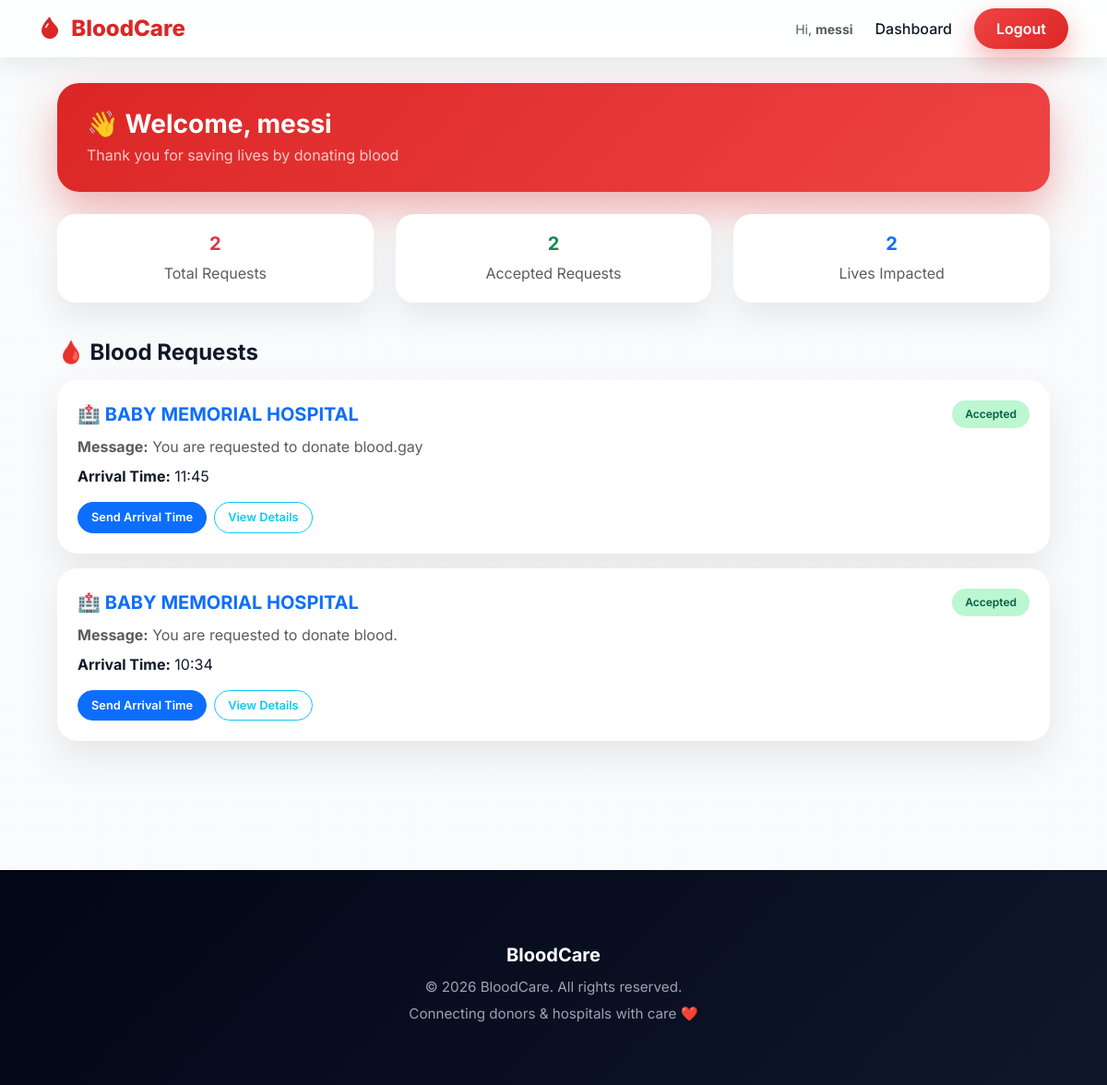
Screenshot of /donor/dashboard/ (signed in) with the database file from the repository.
### requests_app/models.py (models this page shows, shortened)
class BloodRequest(models.Model):
    hospital = models.ForeignKey(Hospital, on_delete=models.CASCADE)
    donor = models.ForeignKey(Donor, on_delete=models.CASCADE)
    message = models.TextField()
    status = models.CharField(
        max_length=10,
        choices=[('pending','Pending'),('accepted','Accepted'),('rejected','Rejected')],
        default='pending'
    )
    created_at = models.DateTimeField(auto_now_add=True)
    arrival_time = models.CharField(max_length=50, blank=True, null=True)  # Arrival time option
    done = models.BooleanField(default=False)  # Mark donation done

### hospital/models.py (models this page shows, shortened)
class Hospital(models.Model):
    user = models.OneToOneField(User, on_delete=models.CASCADE)
    hospital_name = models.CharField(max_length=100)
    location = models.CharField(max_length=100)  # city / area
    latitude = models.FloatField(null=True, blank=True)
    longitude = models.FloatField(null=True, blank=True)
    phone = models.CharField(max_length=15)
    email = models.EmailField()
    is_approved = models.BooleanField(default=False)
    profile_photo = models.ImageField(
        upload_to='hospital/profile/',
        null=True,
        blank=True
    )

### donor/views.py (the view)
# urls.py: path('dashboard/', views.donor_dashboard, name='donor_dashboard'),
@login_required
def donor_dashboard(request):
    donor = get_object_or_404(Donor, user=request.user)
    requests = BloodRequest.objects.filter(donor=donor).order_by('-created_at')
    return render(request, 'donor/dashboard.html', {
        'donor': donor,
        'requests': requests
    })

### templates/donor/dashboard.html (shortened to what this page needs)
{% extends 'base.html' %}
{% block content %}
<div class="dashboard-header mb-4">
    <h3 class="fw-bold mb-1">
        👋 Welcome, {{ request.user.username }}
    </h3>
    <p class="mb-0 opacity-75">
        Thank you for saving lives by donating blood
    </p>
</div>
<div class="row mb-4">
    <div class="col-md-4 mb-3">
        <div class="stat-card text-center">
            <h5 class="fw-bold text-danger">{{ requests|length }}</h5>
            <p class="text-muted mb-0">Total Requests</p>
        </div>
    </div>
    <div class="col-md-4 mb-3">
        <div class="stat-card text-center">
            <h5 class="fw-bold text-success">
                {{ requests|dictsort:"status"|length }}
            </h5>
            <p class="text-muted mb-0">Accepted Requests</p>
        </div>
    </div>
    <div class="col-md-4 mb-3">
        <div class="stat-card text-center">
            <h5 class="fw-bold text-primary">
                {{ requests|length }}
            </h5>
            <p class="text-muted mb-0">Lives Impacted</p>
        </div>
    </div>
</div>
<h4 class="fw-bold mb-3">🩸 Blood Requests</h4>
{% for r in requests %}
<div class="request-card mb-3">
    <div class="d-flex justify-content-between align-items-center mb-2">
        <h5 class="fw-bold mb-0">
            🏥
            <a href="{% url 'hospital:hospital_profile' r.hospital.id %}"
               class="text-decoration-none">
                {{ r.hospital.hospital_name }}
            </a>
        </h5>
        {% if r.status == "pending" %}
            <span class="badge-status badge-pending">Pending</span>
        {% elif r.status == "accepted" %}
            <span class="badge-status badge-accepted">Accepted</span>
        {% elif r.status == "rejected" %}
            <span class="badge-status badge-rejected">Rejected</span>
        {% else %}
            <span class="badge-status badge-completed">Completed</span>
        {% endif %}
    </div>
    <p class="text-muted mb-2">
        <strong>Message:</strong> {{ r.message }}
    </p>
    <p class="mb-3">
        <strong>Arrival Time:</strong>
        {{ r.arrival_time|default:"Not provided" }}
    </p>
    <div class="d-flex flex-wrap gap-2">
        {% if r.status == "pending" %}
            <form method="post" action="{% url 'request:accept' r.id %}">
                {% csrf_token %}
                <button class="btn btn-success action-btn">Accept</button>
            </form>
            <form method="post" action="{% url 'request:reject' r.id %}">
                {% csrf_token %}
                <button class="btn btn-danger action-btn">Reject</button>
            </form>
        {% elif r.status == "accepted" %}
    <a href="{% url 'request:send_arrival_time' r.id %}"
       class="btn btn-primary action-btn">
        Send Arrival Time
    </a>
{% endif %}
        <a href="{% url 'request:view_request' r.id %}"
           class="btn btn-outline-info action-btn">
            View Details
        </a>
    </div>
</div>
{% empty %}
<div class="text-center text-muted py-5">
    <h5>No blood requests yet</h5>
    <p>Hospitals will contact you when your blood group is needed</p>
</div>
{% endfor %}
{% endblock %}

### templates/base.html (shortened to what this page needs)
<!DOCTYPE html>
<html lang="en">
<head>
    <link href="https://cdn.jsdelivr.net/npm/bootstrap@5.3.2/dist/css/bootstrap.min.css" rel="stylesheet">
    <link href="https://cdn.jsdelivr.net/npm/bootstrap-icons@1.11.1/font/bootstrap-icons.css" rel="stylesheet">
</head>
<body>
<nav class="navbar navbar-expand-lg fixed-top">
    <div class="container">
        <a class="navbar-brand" href="{% url 'index' %}">
            <i class="bi bi-droplet-fill"></i> BloodCare
        </a>
        <div class="collapse navbar-collapse" id="nav">
            <ul class="navbar-nav ms-auto align-items-lg-center gap-lg-2">
                {% if user.is_authenticated %}
                    <li class="nav-item text-muted small me-2">
                        Hi, <strong>{{ user.username }}</strong>
                    </li>
                    <li class="nav-item">
                        <a class="nav-link"
                           href="{% if user.donor %}{% url 'donor:donor_dashboard' %}
                                 {% elif user.hospital %}{% url 'hospital:hospital_dashboard' %}
                                 {% endif %}">
                            Dashboard
                        </a>
                    </li>
                    <li class="nav-item ms-lg-2">
                        <a class="btn btn-main"
                           href="{% if user.donor %}{% url 'donor:donor_logout' %}
                                 {% elif user.hospital %}{% url 'hospital:hospital_logout' %}
                                 {% endif %}">
                            Logout
                        </a>
                    </li>
                {% endif %}
            </ul>
        </div>
    </div>
</nav>
<main class="container">
    {% block content %}{% endblock %}
</main>
<footer class="text-center">
    <div class="container">
        <h5>BloodCare</h5>
        <p>&copy; {{ year|default:"2026" }} BloodCare. All rights reserved.</p>
        <p>Connecting donors & hospitals with care ❤️</p>
    </div>
</footer>
</body>
</html>

### templates/base.html (style rules this page uses)
:root { --primary: #dc2626; --primary-soft: #fee2e2; --dark: #111827; --muted: #6b7280; --bg: #f9fafb; }
* { scroll-behavior: smooth; }
body { font-family: 'Inter', sans-serif; background: linear-gradient(rgba(249,250,251,0.96), rgba(249,250,251,0.96)), url("https://images.unsplash.com/photo-1582719478250-c89cae4dc85b"); background-size: cover; background-position: center; color: var(--dark); padding-top: 90px; }
.navbar { background: rgba(255,255,255,0.85); backdrop-filter: blur(16px); box-shadow: 0 8px 30px rgba(0,0,0,0.08); }
.navbar-brand { font-weight: 800; font-size: 1.5rem; color: var(--primary) !important; }
.navbar-brand i { margin-right: 6px; }
.nav-link { font-weight: 500; color: var(--dark) !important; padding: 8px 14px; border-radius: 8px; }
.btn-main { background: linear-gradient(135deg, #ef4444, #dc2626); border: none; color: white; padding: 10px 24px; border-radius: 999px; font-weight: 600; box-shadow: 0 12px 30px rgba(220,38,38,0.35); transition: all 0.25s ease; }
main.container { max-width: 1100px; }
footer { background: linear-gradient(135deg, #020617, #0f172a); color: #9ca3af; padding: 80px 0 60px; margin-top: 140px; }
footer h5 { color: #fff; font-weight: 700; margin-bottom: 12px; }
footer p { font-size: 0.95rem; margin-bottom: 6px; }

### templates/donor/dashboard.html (style rules this page uses)
.dashboard-header { background: linear-gradient(135deg, #dc2626, #ef4444); color: white; border-radius: 24px; padding: 28px 32px; box-shadow: 0 20px 45px rgba(220,38,38,0.35); }
.stat-card { background: white; border-radius: 20px; padding: 20px; box-shadow: 0 15px 35px rgba(0,0,0,0.08); }
.request-card { background: white; border-radius: 22px; padding: 22px; box-shadow: 0 18px 40px rgba(0,0,0,0.08); transition: transform .2s; }
.badge-status { padding: 6px 14px; border-radius: 999px; font-size: 0.75rem; font-weight: 600; }
.badge-accepted { background: #bbf7d0; color: #065f46; }
.action-btn { border-radius: 999px; padding: 6px 14px; font-size: 0.8rem; font-weight: 600; }

### rows the page displays
BloodRequest: hospital.hospital_name "BABY MEMORIAL HOSPITAL", status "Accepted", message "You are requested to donate blood.gay", arrival_time "11:45"
BloodRequest: hospital.hospital_name "BABY MEMORIAL HOSPITAL", status "Accepted", message "You are requested to donate blood.", arrival_time "10:34"

### other values shown
{{ user.username }} "messi"
{{ request.user.username }} "messi"
{{ requests|length }} "2"
{{ requests|dictsort:"status"|length }} "2"
{{ year|default:"2026" }} "2026"
